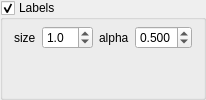
              <widget class="QGroupBox" name="groupbox_plot_labels">
               <property name="title">
                <string>Labels</string>
               </property>
               <property name="flat">
                <bool>false</bool>
               </property>
               <property name="checkable">
                <bool>true</bool>
               </property>
               <property name="checked">
                <bool>true</bool>
               </property>
               <layout class="QVBoxLayout" name="verticalLayout_20">
                <property name="topMargin">
                 <number>6</number>
                </property>
                <property name="bottomMargin">
                 <number>6</number>
                </property>
                <item>
                 <layout class="QHBoxLayout" name="horizontalLayout_10">
                  <item>
                   <layout class="QFormLayout" name="formLayout_25">
                    <property name="sizeConstraint">
                     <enum>QLayout::SetDefaultConstraint</enum>
                    </property>
                    <property name="fieldGrowthPolicy">
                     <enum>QFormLayout::ExpandingFieldsGrow</enum>
                    </property>
                    <property name="labelAlignment">
                     <set>Qt::AlignLeading|Qt::AlignLeft|Qt::AlignVCenter</set>
                    </property>
                    <property name="formAlignment">
                     <set>Qt::AlignLeading|Qt::AlignLeft|Qt::AlignTop</set>
                    </property>
                    <property name="verticalSpacing">
                     <number>0</number>
                    </property>
                    <item row="1" column="0">
                     <widget class="QLabel" name="label_69">
                      <property name="text">
                       <string>size</string>
                      </property>
                      <property name="textFormat">
                       <enum>Qt::AutoText</enum>
                      </property>
                     </widget>
                    </item>
                    <item row="1" column="1">
                     <widget class="QDoubleSpinBox" name="spinbox_plot_szLabel">
                      <property name="sizePolicy">
                       <sizepolicy hsizetype="MinimumExpanding" vsizetype="Fixed">
                        <horstretch>0</horstretch>
                        <verstretch>0</verstretch>
                       </sizepolicy>
                      </property>
                      <property name="minimumSize">
                       <size>
                        <width>0</width>
                        <height>0</height>
                       </size>
                      </property>
                      <property name="decimals">
                       <number>1</number>
                      </property>
                      <property name="minimum">
                       <double>0.100000000000000</double>
                      </property>
                      <property name="maximum">
                       <double>99.000000000000000</double>
                      </property>
                      <property name="singleStep">
                       <double>0.100000000000000</double>
                      </property>
                      <property name="value">
                       <double>1.000000000000000</double>
                      </property>
                     </widget>
                    </item>
                   </layout>
                  </item>
                  <item>
                   <layout class="QFormLayout" name="formLayout_26">
                    <property name="sizeConstraint">
                     <enum>QLayout::SetDefaultConstraint</enum>
                    </property>
                    <property name="fieldGrowthPolicy">
                     <enum>QFormLayout::ExpandingFieldsGrow</enum>
                    </property>
                    <property name="labelAlignment">
                     <set>Qt::AlignLeading|Qt::AlignLeft|Qt::AlignVCenter</set>
                    </property>
                    <property name="formAlignment">
                     <set>Qt::AlignLeading|Qt::AlignLeft|Qt::AlignTop</set>
                    </property>
                    <property name="verticalSpacing">
                     <number>0</number>
                    </property>
                    <item row="1" column="0">
                     <widget class="QLabel" name="label_70">
                      <property name="text">
                       <string>alpha</string>
                      </property>
                      <property name="textFormat">
                       <enum>Qt::AutoText</enum>
                      </property>
                     </widget>
                    </item>
                    <item row="1" column="1">
                     <widget class="QDoubleSpinBox" name="spinbox_plot_transpLabel">
                      <property name="sizePolicy">
                       <sizepolicy hsizetype="MinimumExpanding" vsizetype="Fixed">
                        <horstretch>0</horstretch>
                        <verstretch>0</verstretch>
                       </sizepolicy>
                      </property>
                      <property name="minimumSize">
                       <size>
                        <width>0</width>
                        <height>0</height>
                       </size>
                      </property>
                      <property name="decimals">
                       <number>3</number>
                      </property>
                      <property name="minimum">
                       <double>0.001000000000000</double>
                      </property>
                      <property name="maximum">
                       <double>1.000000000000000</double>
                      </property>
                      <property name="singleStep">
                       <double>0.100000000000000</double>
                      </property>
                      <property name="value">
                       <double>0.500000000000000</double>
                      </property>
                     </widget>
                    </item>
                   </layout>
                  </item>
                 </layout>
                </item>
               </layout>
              </widget>
